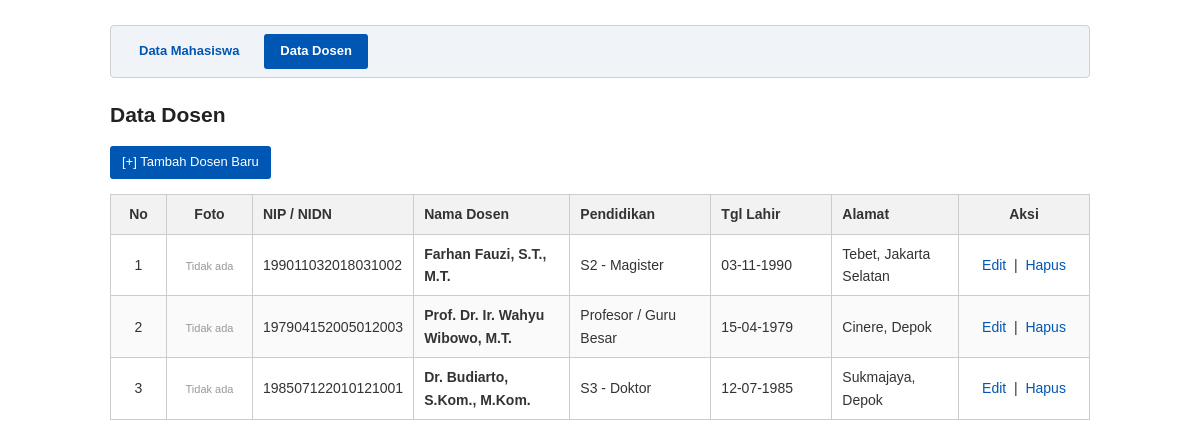
Screenshot of /dosen/index.php with the database file from the repository.
### tables this page shows
CREATE TABLE `dosen` (
  `id` INT AUTO_INCREMENT PRIMARY KEY,
  `nip_nidn` VARCHAR(30) NOT NULL UNIQUE,
  `nama` VARCHAR(100) NOT NULL,
  `alamat` TEXT NOT NULL,
  `tanggal_lahir` DATE NOT NULL,
  `pendidikan_terakhir` VARCHAR(50) NOT NULL,
  `foto` VARCHAR(255) DEFAULT NULL,
  `created_at` TIMESTAMP DEFAULT CURRENT_TIMESTAMP
);

### dosen/index.php (the view, shortened to what this page needs)
<?php
require_once '../koneksi.php';
?>
<!DOCTYPE html>
<html lang="id">
<head>
    <link rel="stylesheet" href="../style.css">
</head>
<body>
    <div class="navbar">
        <a href="../mahasiswa/index.php">Data Mahasiswa</a>
        <a href="../dosen/index.php" class="active">Data Dosen</a>
    </div>
    <h2>Data Dosen</h2>
    <p>
        <a href="tambah.php" class="btn">[+] Tambah Dosen Baru</a>
    </p>
    <table>
        <thead>
            <tr>
                <th style="width: 35px; text-align: center;">No</th>
                <th style="width: 65px; text-align: center;">Foto</th>
                <th style="width: 140px;">NIP / NIDN</th>
                <th>Nama Dosen</th>
                <th style="width: 120px;">Pendidikan</th>
                <th style="width: 100px;">Tgl Lahir</th>
                <th>Alamat</th>
                <th style="width: 110px; text-align: center;">Aksi</th>
            </tr>
        </thead>
        <tbody>
            <?php
            $no = 1;
            $query = mysqli_query($koneksi, "SELECT * FROM dosen ORDER BY id DESC");
            if (mysqli_num_rows($query) > 0):
                while ($data = mysqli_fetch_array($query)):
            ?>
                <tr>
                    <td style="text-align: center;"><?php echo $no++; ?></td>
                    <td style="text-align: center;">
                        <?php if (!empty($data['foto']) && file_exists('../uploads/dosen/' . $data['foto'])): ?>
                            <img src="../uploads/dosen/<?php echo htmlspecialchars($data['foto']); ?>" alt="Foto" class="foto-tabel">
                        <?php else: ?>
                            <span style="color: #999; font-size: 11px;">Tidak ada</span>
                        <?php endif; ?>
                    </td>
                    <td><?php echo htmlspecialchars($data['nip_nidn']); ?></td>
                    <td><strong><?php echo htmlspecialchars($data['nama']); ?></strong></td>
                    <td><?php echo htmlspecialchars($data['pendidikan_terakhir']); ?></td>
                    <td><?php echo date('d-m-Y', strtotime($data['tanggal_lahir'])); ?></td>
                    <td><?php echo htmlspecialchars($data['alamat']); ?></td>
                    <td style="text-align: center;">
                        <a href="edit.php?id=<?php echo $data['id']; ?>">Edit</a>
                        &nbsp;|&nbsp;
                        <a href="hapus.php?id=<?php echo $data['id']; ?>" onclick="return confirm('Apakah Anda yakin ingin menghapus data dosen ini?');">Hapus</a>
                    </td>
                </tr>
            <?php
                endwhile;
            else:
            ?>
                <tr>
                    <td colspan="8" style="text-align: center; color: #888; padding: 15px;">Belum ada data dosen.</td>
                </tr>
            <?php endif; ?>
        </tbody>
    </table>
</body>
</html>

### style.css (style rules this page uses)
body { font-family: Arial, Helvetica, sans-serif; font-size: 14px; line-height: 1.6; color: #333; max-width: 980px; margin: 25px auto; padding: 0 15px; }
h2, h3 { color: #222; margin-bottom: 15px; }
.navbar { background-color: #f0f4f8; border: 1px solid #ccd0d5; padding: 8px 12px; margin-bottom: 20px; border-radius: 4px; }
.navbar a { display: inline-block; padding: 7px 16px; color: #0056b3; text-decoration: none; font-weight: bold; font-size: 13px; margin-right: 5px; border-radius: 3px; }
.navbar a.active { background-color: #0056b3; color: #ffffff !important; }
table { width: 100%; border-collapse: collapse; margin-top: 15px; margin-bottom: 20px; }
table, th, td { border: 1px solid #ccc; }
th, td { padding: 8px 10px; text-align: left; vertical-align: middle; }
th { background-color: #f2f2f2; font-weight: bold; }
tr:nth-child(even) { background-color: #fafafa; }
a { color: #0056b3; text-decoration: none; }
.btn { display: inline-block; padding: 6px 12px; background-color: #0056b3; color: #ffffff !important; text-decoration: none; border-radius: 3px; font-size: 13px; }

### rows the page displays
dosen: shows "Tidak ada", nip_nidn "199011032018031002", nama "Farhan Fauzi, S.T., M.T.", pendidikan_terakhir "S2 - Magister", tanggal_lahir "03-11-1990", alamat "Tebet, Jakarta Selatan"
dosen: shows "Tidak ada", nip_nidn "197904152005012003", nama "Prof. Dr. Ir. Wahyu Wibowo, M.T.", pendidikan_terakhir "Profesor / Guru Besar", tanggal_lahir "15-04-1979", alamat "Cinere, Depok"
dosen: shows "Tidak ada", nip_nidn "198507122010121001", nama "Dr. Budiarto, S.Kom., M.Kom.", pendidikan_terakhir "S3 - Doktor", tanggal_lahir "12-07-1985", alamat "Sukmajaya, Depok"
